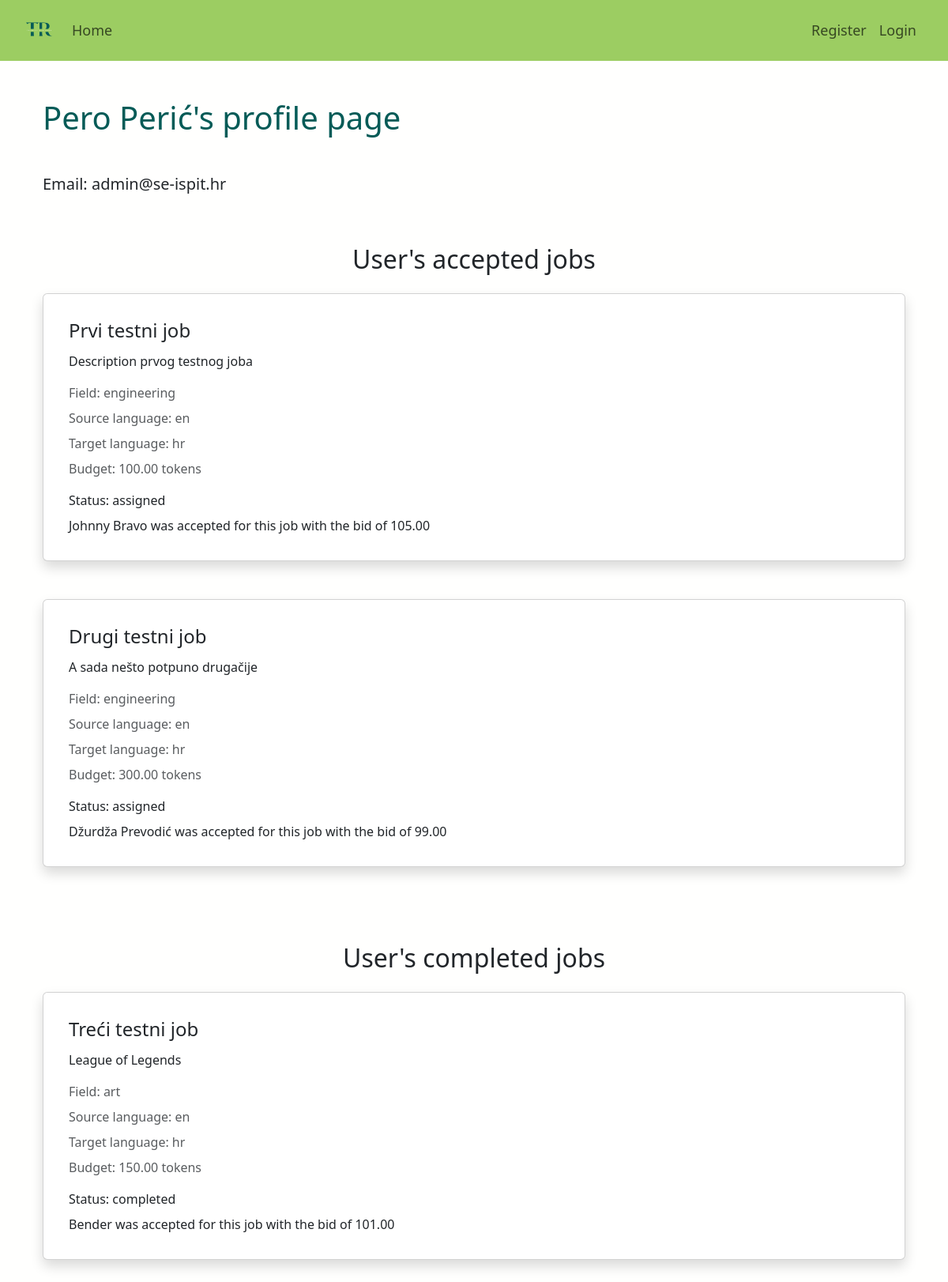
Screenshot of /accounts/profile/1 with the database file from the repository.
### app/models.py (models this page shows, shortened)
class Account(models.Model):
    user = models.OneToOneField(User, on_delete=models.CASCADE)
    name = models.CharField(max_length=100)
    balance = models.DecimalField(max_digits=8, decimal_places=2, default=0)
    translator = models.BooleanField()

class Job(models.Model):
    class Status(models.TextChoices):
        AVAILABLE = 'available', "Available"
        ASSIGNED = 'assigned', "Assigned"
        IN_PROGRESS = 'in_progress', "In Progress"
        COMPLETED = 'completed', "Completed"
    class Field(models.TextChoices):
        ART = 'art', "Art"
        BUS = 'business', "Business"
        COMP = 'computers', "Computers"
        EDU = 'education', "Education"
        ENG = 'engineering', "Engineering"
        FIN = 'finance', "Finance"
        LAW = 'law', "Law"
        LIT = 'literature', "Literature"
        MED = 'medicine', "Medicine"
        SCI = 'science', "Science"
        SOC = 'social_sciences', "Social Sciences"
        TECH = 'technology', "Technology"
    class Language(models.TextChoices):
        ENG = 'en', "English"
        SPA = 'spa', "Spanish"
        FRE = 'fr', "French"
        GER = 'de', "German"
        ITA = 'it', "Italian"
        JPN = 'ja', "Japanese"
        CRO = 'hr', "Croatian"
    user = models.ForeignKey(User, on_delete=models.CASCADE)
    title = models.CharField(max_length=256)
    description = models.CharField(max_length=512)
    source_lang = models.CharField(
            max_length=3,
            choices=Language.choices,
            default=Language.ENG,
    )
    target_lang = models.CharField(
            max_length=3,
            choices=Language.choices,
            default=Language.CRO,
    )
    field = models.CharField(
            max_length=100,
            choices=Field.choices,
            default=Field.ENG,
    )
    budget = models.DecimalField(max_digits=8, decimal_places=2)
    text = models.TextField()
    status = models.CharField(
            max_length=100,
            choices=Status.choices,
            default=Status.AVAILABLE,
    )
    translation = models.TextField(blank=True, null=True)
    def accepted_bid(self):
        return self.bid_set.filter(accepted=True).first()
    def accepted_bidder(self):
        return self.accepted_bid().bidder.account
    @classmethod
    def accepted_jobs_for(cls, user):
        accepted_bids = Bid.objects.filter(job__in=user.job_set.all(), accepted=True)
        accepted_jobs = [ bid.job for bid in accepted_bids if bid.job.status != "completed" ]
        return accepted_jobs

class Bid(models.Model):
    bidder = models.ForeignKey(User, on_delete=models.CASCADE)
    job = models.ForeignKey(Job, on_delete=models.CASCADE)
    price = models.DecimalField(max_digits=8, decimal_places=2)
    accepted = models.BooleanField(default=False)
    completed = models.BooleanField(default=False)

### accounts/views.py (the view)
# urls.py: path('profile/<int:user_id>', views.profile, name="profile"),
def profile(request, user_id):
    user = get_object_or_404(User, pk=user_id)
    accepted_jobs = Job.accepted_jobs_for(user)
    completed_jobs = Job.objects.filter(user=user, status='completed')
    bids = user.bid_set.all()
    won = user.bid_set.filter(accepted=True)
    context = {
        'profile_user': user,
        'accepted_jobs': accepted_jobs,
        'completed_jobs': completed_jobs,
        'bids': bids,
        'won': won,
    }
    return render(request, 'accounts/profile.html', context)

### accounts/templates/accounts/profile.html (shortened to what this page needs)
{% extends 'app/base.html' %}
{% block content %}
<div class="container">
  <div class="row">
    <div class="col-md-12">
      <h1 class="mb-5 mt-5 ">{{ profile_user.account.name }}'s profile page</h1>
      <h5 class="mb-3 mt-3">Email: {{ profile_user.email }}</h5>
    </div>
  </div>
  <div class="row">
    <div class="col-md-12">
      <h2 class="mt-5 mb-4 text-center">User's accepted jobs</h2>
      {% for job in accepted_jobs  %}
        {% include 'includes/job_card.html' with job=job %}
      {% empty %}
        <p class="text-center">No accepted jobs</p>
      {% endfor %}
    </div>
    <div class="col-md-12">
      <h2 class="mt-5 mb-4 text-center">User's completed jobs</h2>
      {% for job in completed_jobs  %}
        {% include 'includes/job_card.html' with job=job %}
      {% empty %}
        <p class="text-center">No completed jobs</p>
      {% endfor %}
    </div>
  </div>
</div>
{% endblock content %}

### app/templates/app/base.html (shortened to what this page needs)
{% load static %}
<html>
  <head>
    <link href="https://cdn.jsdelivr.net/npm/bootstrap@5.3.0-alpha1/dist/css/bootstrap.min.css" rel="stylesheet">
    <link rel="stylesheet" href="{% static 'app/css/app.css' %}">
  </head>
  <body>
    <nav class="navbar navbar-expand-lg">
      <div class="container-fluid  p-2 ms-4 me-4">
          <a class="navbar-brand" href="/"><img class="logo" src="../../static/app/images/logo.png"></a>
          <div class="collapse navbar-collapse" id="navbarText">
            <ul class="navbar-nav me-auto mb-2 mb-lg-0">
              <li class="nav-item active">
                <a class="nav-link" href="/">Home</a>
              </li>
            </ul>
            <ul class="navbar-nav ms-auto mb-2 mb-lg-0">
              {% if user.is_authenticated %}
                <li class="nav-item">
                  <a class="nav-link" href="{% url 'accounts:profile' user.id %}">My profile</a>
                </li>
                <li class="nav-item">
                  <a class="nav-link" href="{% url 'accounts:dashboard' %}">{{ user.account.name }}</a>
                </li>
                <li class="nav-item">
                  <a class="nav-link" href="{% url 'logout' %}">Logout</a>
                </li>
              {% else %}
                <li class="nav-item">
                  <a class="nav-link" href="{% url 'accounts:register' %}">Register</a>
                </li>
                <li class="nav-item">
                  <a class="nav-link" href="{% url 'login' %}">Login</a>
                </li>
              {% endif %}
            </ul>
          </div>
      </div>
    </nav>
    <div class="content container">
      <div class="row">
        <div class="col-md-12">
          {% block content %}
          {% endblock %}
        </div>
      </div>
    </div>
  </body>
</html>

### accounts/templates/includes/job_card.html
<div class="card my-4 shadow p-2 mb-5 rounded">
    <div class="card-body m-2">
      <div class="row">
        <h4 class="card-title">{{ job.title }}</h4>
      </div>
      <div class="card-subtitle mb-2 mt-1 ">{{ job.description }}</div>
      <div class="card-text mb-2 mt-3 text-muted">Field: {{ job.field }}</div>
      <div class="card-text mb-2 text-muted">Source language: {{ job.source_lang }}</div>
      <div class="card-text mb-2 text-muted">Target language: {{ job.target_lang }}</div>
      <div class="card-text mb-2 text-muted">Budget: {{ job.budget }} tokens</div>
      <div class="card-text mb-2 mt-3 "> Status: {{ job.status }}</div>
      <div>{{ job.accepted_bidder.name }} was accepted for this job with the
        bid of {{ job.accepted_bid.price }} </div>
    </div>
  </div>

### app/static/app/css/app.css (style rules this page uses)
body { background-color: #fffffe; }
h1 { color: #045B57; }
nav { background-color: #9CCD62; }
.nav-link { font-size: 18px !important; }
.logo { max-height: 35px; }

### rows the page displays
Job: title "Prvi testni job", description "Description prvog testnog joba", field "engineering", source_lang "en", target_lang "hr", budget "100.00", status "assigned", accepted_bidder.name "Johnny Bravo", accepted_bid.price "105.00"
Job: title "Drugi testni job", description "A sada nešto potpuno drugačije", field "engineering", source_lang "en", target_lang "hr", budget "300.00", status "assigned", accepted_bidder.name "Džurdža Prevodić", accepted_bid.price "99.00"
Job: title "Treći testni job", description "League of Legends", field "art", source_lang "en", target_lang "hr", budget "150.00", status "completed", accepted_bidder.name "Bender", accepted_bid.price "101.00"

### other values shown
{{ profile_user.account.name }} "Pero Perić"
{{ profile_user.email }} "admin@se-ispit.hr"
